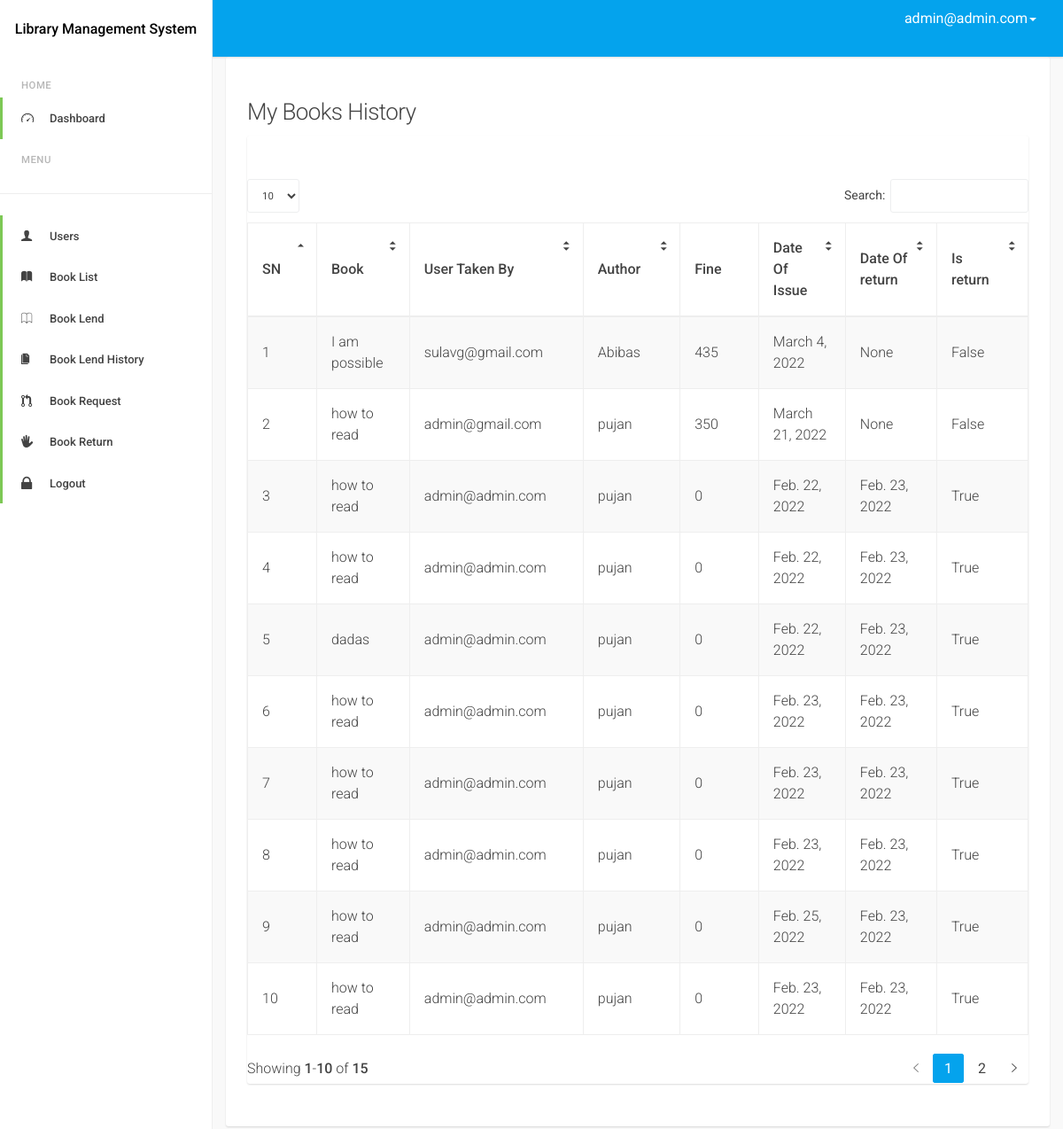
The app's page /admindash/book/history/ (signed in), older data.
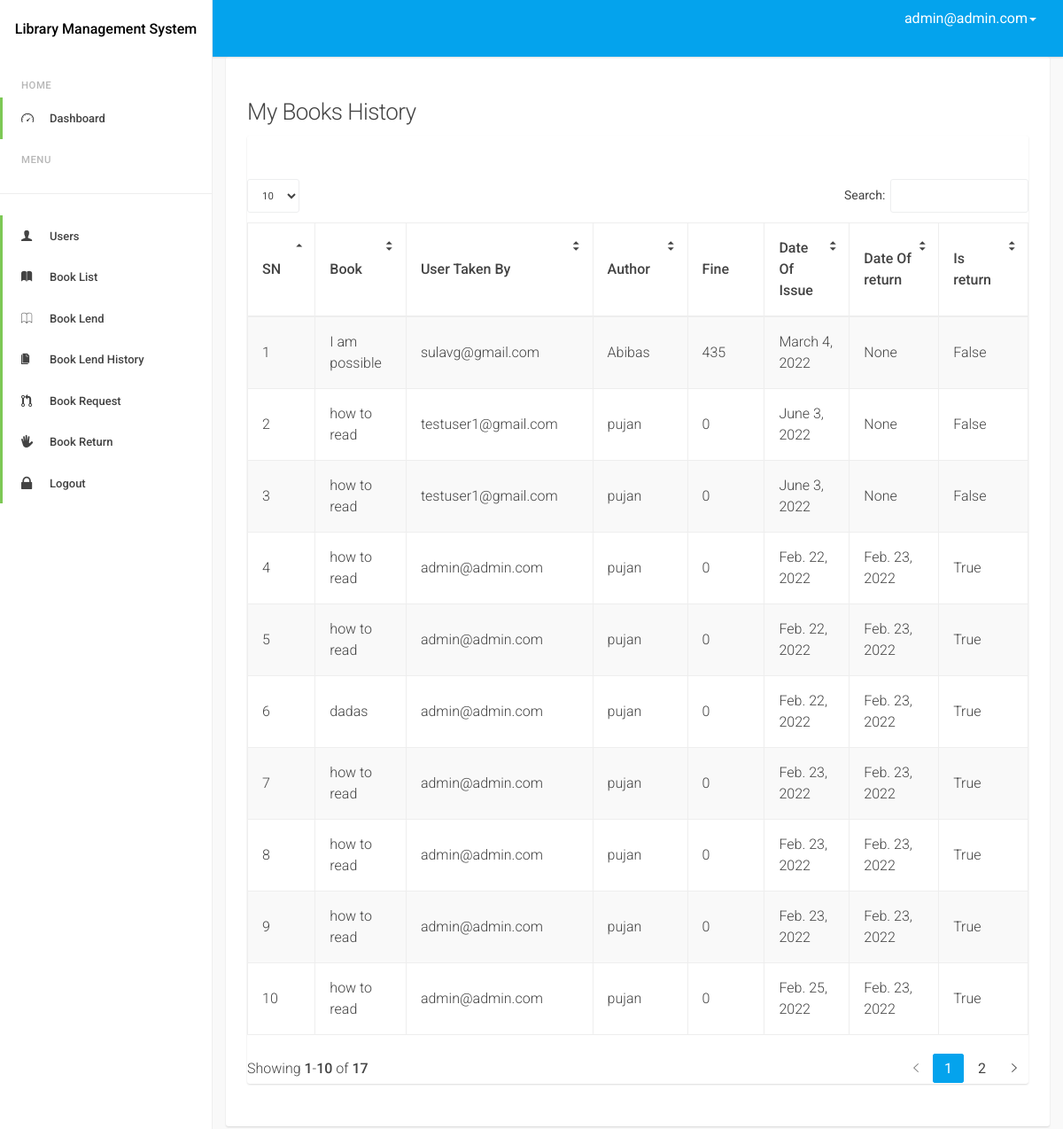
The same page, newer data.
### books/models.py (models this page shows, shortened)
class LendBook(models.Model):
    user = models.ForeignKey(MyUser, on_delete=models.PROTECT)
    book = models.ForeignKey(BookCopies, on_delete=models.PROTECT)
    date_of_issue = models.DateField(auto_now_add=True)
    date_of_return = models.DateField(null=True, blank=True)
    fine = models.IntegerField(default=0)
    is_return = models.BooleanField(default=False)

class BookCopies(models.Model):
    book = models.ForeignKey(Book, on_delete=models.PROTECT)
    isbn = models.CharField(max_length=17, unique=True)
    rfid = models.CharField(max_length=20, unique=True, blank=True, null=True)
    is_book_lost = models.BooleanField(default=False)
    is_book_available = models.BooleanField(default=True)

class Book(models.Model):
    author = models.CharField(max_length=100)
    title = models.CharField(max_length=500)
    category = models.ForeignKey(BookCategory, on_delete=models.PROTECT)
    publication_name = models.CharField(max_length=300, blank=True, null=True)
    publication_date = models.DateField()

### accounts/models.py (models this page shows, shortened)
class MyUser(AbstractBaseUser):
    email = models.EmailField(
        verbose_name='email address',
        max_length=255,
        unique=True,
    )
    is_active = models.BooleanField(default=True)
    is_admin = models.BooleanField(default=False)
    is_staff_member = models.BooleanField(default=False)
    last_login = models.DateTimeField(blank=True, null=True, verbose_name="last login")
    is_email_verified = models.BooleanField(default=False)
    is_user_verified = models.BooleanField(default=False)
    objects = MyUserManager()
    USERNAME_FIELD = 'email'
    REQUIRED_FIELDS = []
    class Meta:
        verbose_name = 'User'
        verbose_name_plural = 'Users'
    def __str__(self):
        return self.email

### admin_dash/views.py (the view)
# urls.py: path('book/history/',views.MyBookLendHistory.as_view(),name='book_history')
@method_decorator(is_admin(), name='dispatch')
class MyBookLendHistory(ListView):
    model = LendBook
    template_name = 'admin_dash/book_history.html'
    context_object_name = 'books'
    def get_queryset(self):
        books = LendBook.objects.all().order_by('is_return')
        for book in books:
            if not book.is_return:
                diff_days = (((date.today() - book.date_of_issue)).days)
                if diff_days > 5:
                    book.fine = (diff_days - 5) * 5
        return books

### decorator.py (called while the page is built)
def is_admin():
    def decorator(view_function):
        def wrap(request, *args, **kwargs):
            if request.user.is_authenticated:
                if request.user.is_admin:
                    return view_function(request, *args, **kwargs)
                else:
                    raise PermissionDenied
            else:
                return redirect('accounts:login')
        return wrap
    return decorator

### admin_dash/templates/admin_dash/book_history.html (shortened to what this page needs)
{% extends 'base.html' %}
{% load static %}
{% block body %}
    <div class="d-sm-flex align-items-center justify-content-between mb-4">
        <h1 class="h3 mb-0 text-gray-800">My Books History</h1>
    </div>
    <div class="row">
        <div class="col-lg-12">
            <div class="card mb-4">
                <div class="card-header py-3 d-flex flex-row align-items-center justify-content-between">
                </div>
                <div class="table-responsive p-3">
                    <table class="table table-bordered table-striped table-vcenter js-dataTable-full">
                        <thead class="thead-light">
                        <tr>
                            <th>SN</th>
                            <th>Book</th>
                            <th>User Taken By</th>
                            <th>Author</th>
                            <th>Fine</th>
                            <th>Date Of Issue</th>
                            <th>Date Of return</th>
                            <th>Is return</th>
                        </tr>
                        </thead>
                        <tbody>
                        {% for book in books %}
                            <tr>
                                <td>{{ forloop.counter }}</td>
                                <td>{{ book.book.book.title }}</td>
                                <td>{{ book.user.email }}</td>
                                <td>{{ book.book.book.author }}</td>
                                <td>{{ book.fine }}</td>
                                <td>{{ book.date_of_issue }}</td>
                                <td>{{ book.date_of_return }}</td>
                                <td>{{ book.is_return }}</td>
                            </tr>
                        {% endfor %}
                        </tbody>
                    </table>
                </div>
            </div>
        </div>
    </div>
{% endblock %}

Row changes from the older to the newer data that the page shows:
no longer on this page (row edited): LendBook: book.book "how to read", user.email "admin@gmail.com", book.book.author "pujan", fine "350", date_of_issue "March 21, 2022", date_of_return "None", is_return "False"
no longer on this page (row unchanged): LendBook: book.book "how to read", user.email "admin@admin.com", book.book.author "pujan", fine "0", date_of_issue "Feb. 23, 2022", date_of_return "Feb. 23, 2022", is_return "True"
added LendBook: book.book "how to read", user.email "testuser1@gmail.com", book.book.author "pujan", fine "0", date_of_issue "June 3, 2022", date_of_return "None", is_return "False"
added LendBook: book.book "how to read", user.email "testuser1@gmail.com", book.book.author "pujan", fine "0", date_of_issue "June 3, 2022", date_of_return "None", is_return "False"
Text that changed along with them:
text written by a page script: "Search: Showing 1 - 10 of 15 1 2" → "Search: Showing 1 - 10 of 17 1 2"
